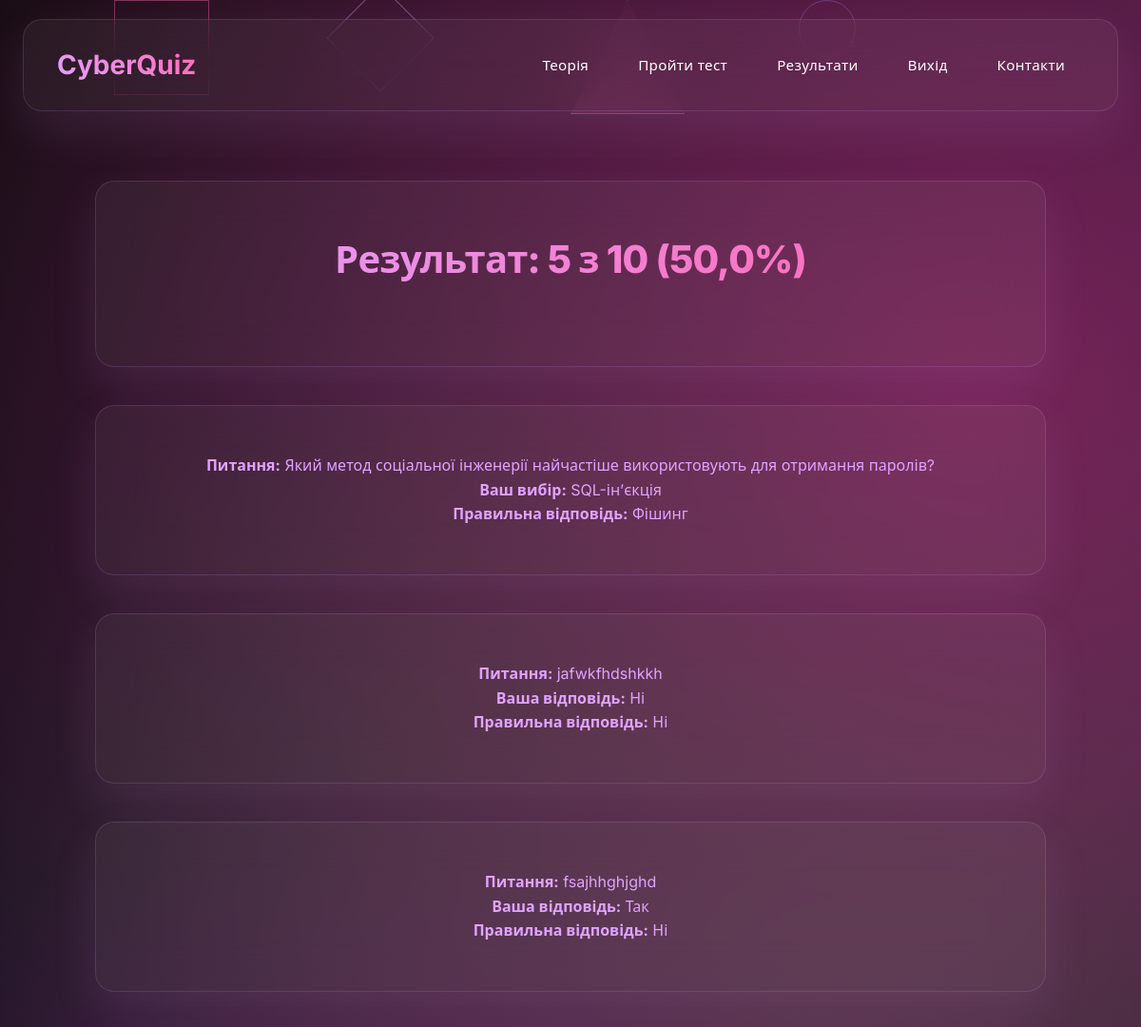
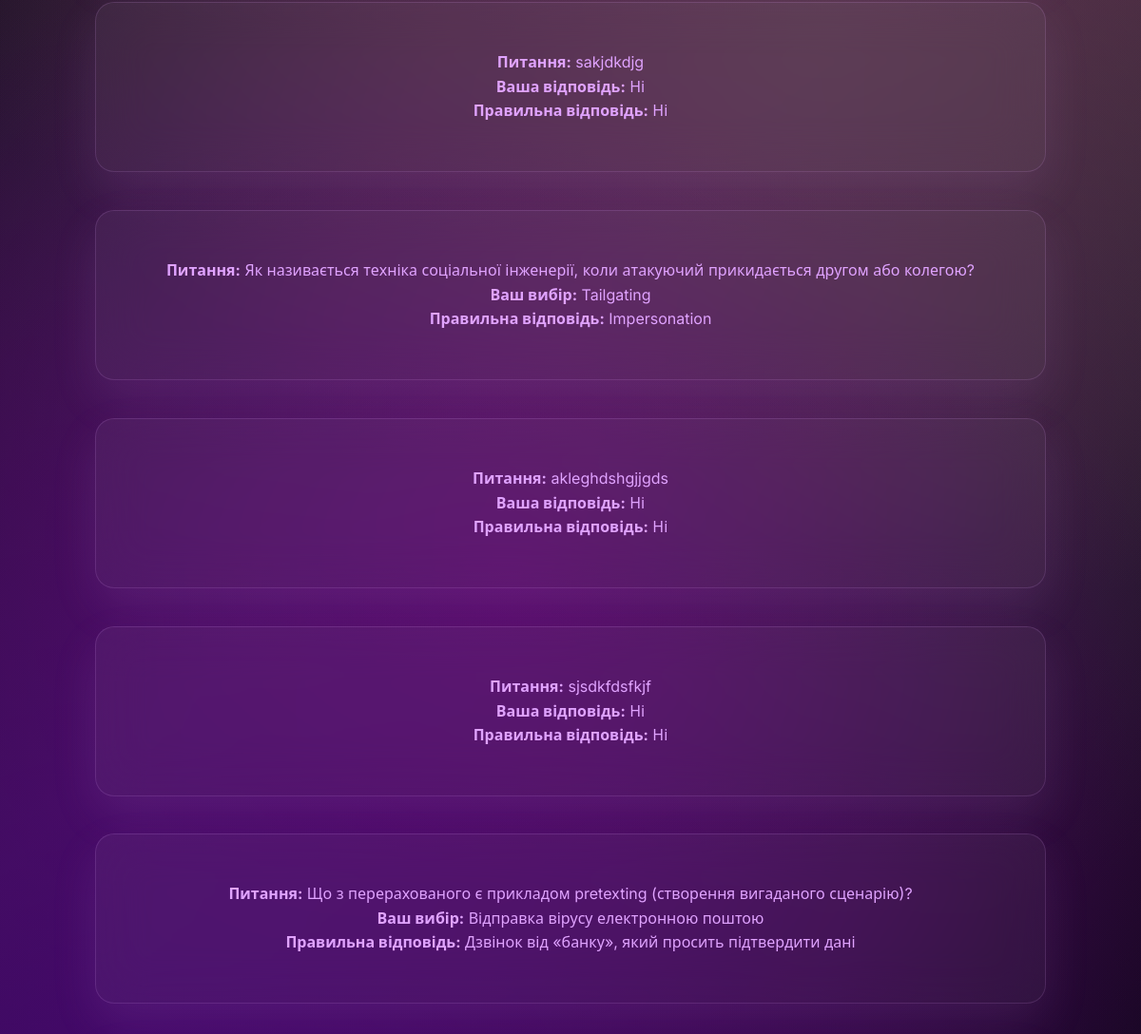
The page /quiz/result/18/ (signed in, upper part) on the database as committed earlier (2 pictures, top to bottom).
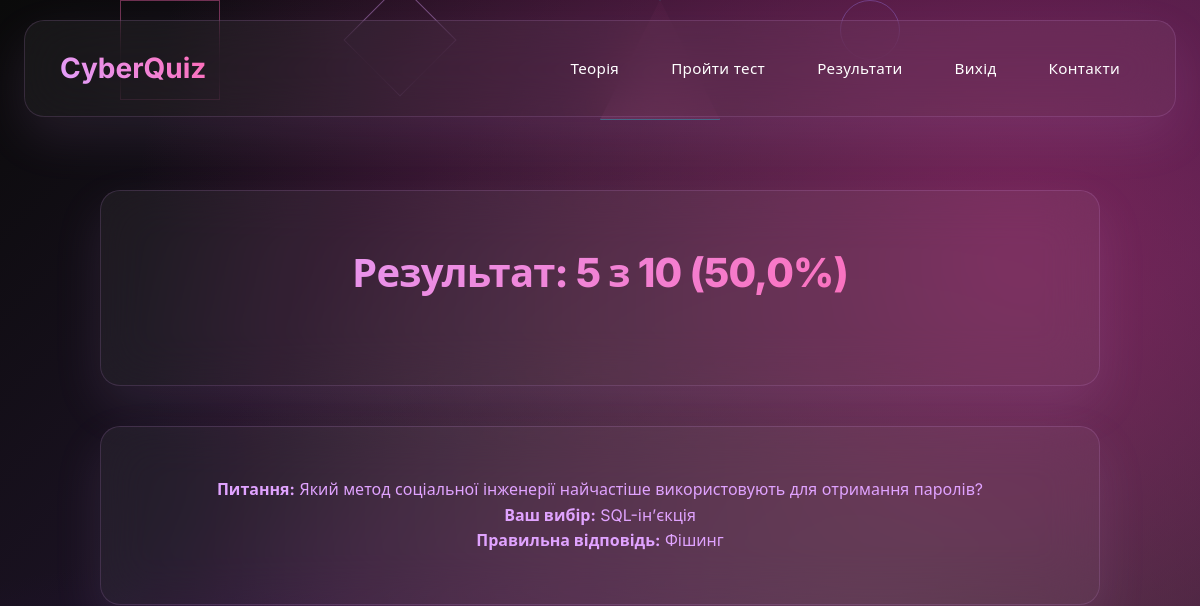
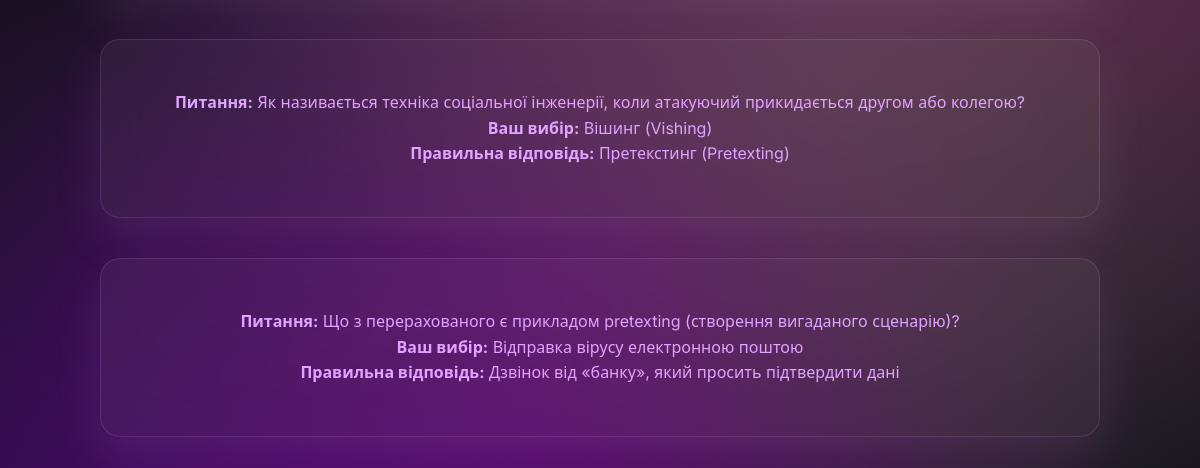
The same page on the database as committed later (2 pictures, top to bottom).
### awareness/models.py (models this page shows, shortened)
class Answer(models.Model):
    attempt = models.ForeignKey(Attempt, related_name='answers', on_delete=models.CASCADE)
    question = models.ForeignKey(Question, on_delete=models.CASCADE)
    selected_choice = models.ForeignKey(Choice, null=True, blank=True, on_delete=models.SET_NULL)
    tf_answer = models.BooleanField(null=True, blank=True)

class Question(models.Model):
    TYPE_MCQ = 'MCQ'
    TYPE_TF = 'TF'
    QTYPE_CHOICES = (
        (TYPE_MCQ, 'Multiple Choice'),
        (TYPE_TF, 'True/False'),
    )
    text = models.TextField()
    qtype = models.CharField(max_length=3, choices=QTYPE_CHOICES)
    image = models.ImageField(
        upload_to='question_images/',
        blank=True,
        null=True,
        verbose_name="Зображення до питання"
    )
    explanation = models.TextField(blank=True, null=True)
    tf_correct_answer = models.BooleanField(null=True, blank=True)

class Choice(models.Model):
    question = models.ForeignKey(Question, related_name='choices', on_delete=models.CASCADE)
    text = models.CharField(max_length=255)
    is_correct = models.BooleanField(default=False)

### awareness/views.py (the view)
# urls.py: path('quiz/result/<int:attempt_id>/', views.quiz_result_detail, name='quiz_result_detail'),
@login_required
def quiz_result_detail(request, attempt_id):
    attempt = get_object_or_404(Attempt, id=attempt_id)
    answers = attempt.answers.select_related('question', 'selected_choice').all()
    return render(request, 'awareness/quiz_result_detail.html', {
        'attempt': attempt,
        'answers': answers
    })

### templates/awareness/quiz_result_detail.html (shortened to what this page needs)
{% extends 'awareness/base.html' %}
{% block content %}
<div class="registration-container">
  <div class="tm-glass-card">
    <h2>Результат: {{ attempt.score }} з {{ attempt.total }} ({{ attempt.percent }}%)</h2>
  </div>
  {% for a in answers %}
    <div class="tm-glass-card">
      <p><strong>Питання:</strong> {{ a.question.text }}</p>
      {% if a.question.qtype == 'MCQ' %}
        <p>
          <strong>Ваш вибір:</strong>
          {% if a.selected_choice %}
            {% if a.selected_choice.is_correct %}
              <span class="text-success">{{ a.selected_choice.text }}</span>
            {% else %}
              <span class="text-danger">{{ a.selected_choice.text }}</span>
            {% endif %}
          {% else %}
            <span class="text-warning">Немає відповіді</span>
          {% endif %}
        </p>
        <p>
          <strong>Правильна відповідь:</strong>
          {% for c in a.question.choices.all %}
            {% if c.is_correct %}
              {{ c.text }}
            {% endif %}
          {% endfor %}
        </p>
      {% else %}
        <p>
          <strong>Ваша відповідь:</strong>
          {% if a.tf_answer == a.question.tf_correct_answer %}
            <span class="text-success">{{ a.tf_answer|yesno:"Так,Ні" }}</span>
          {% else %}
            <span class="text-danger">{{ a.tf_answer|yesno:"Так,Ні" }}</span>
          {% endif %}
        </p>
        <p><strong>Правильна відповідь:</strong> {{ a.question.tf_correct_answer|yesno:"Так,Ні" }}</p>
      {% endif %}
    </div>
  {% endfor %}
</div>
{% endblock %}

Rows that differ between the two databases and show on the page:
removed Answer: question.text "jafwkfhdshkkh", tf_answer "Ні", question.tf_correct_answer "Ні"
removed Answer: question.text "fsajhhghjghd", tf_answer "Так", question.tf_correct_answer "Ні"
removed Answer: question.text "sakjdkdjg", tf_answer "Ні", question.tf_correct_answer "Ні"
removed Answer: question.text "akleghdshgjjgds", tf_answer "Ні", question.tf_correct_answer "Ні"
removed Answer: question.text "sjsdkfdsfkjf", tf_answer "Ні", question.tf_correct_answer "Ні"
changed through a linked row, Answer: selected_choice.text "Tailgating" → "Вішинг (Vishing)"
changed Choice: text "Impersonation" → "Претекстинг (Pretexting)"
